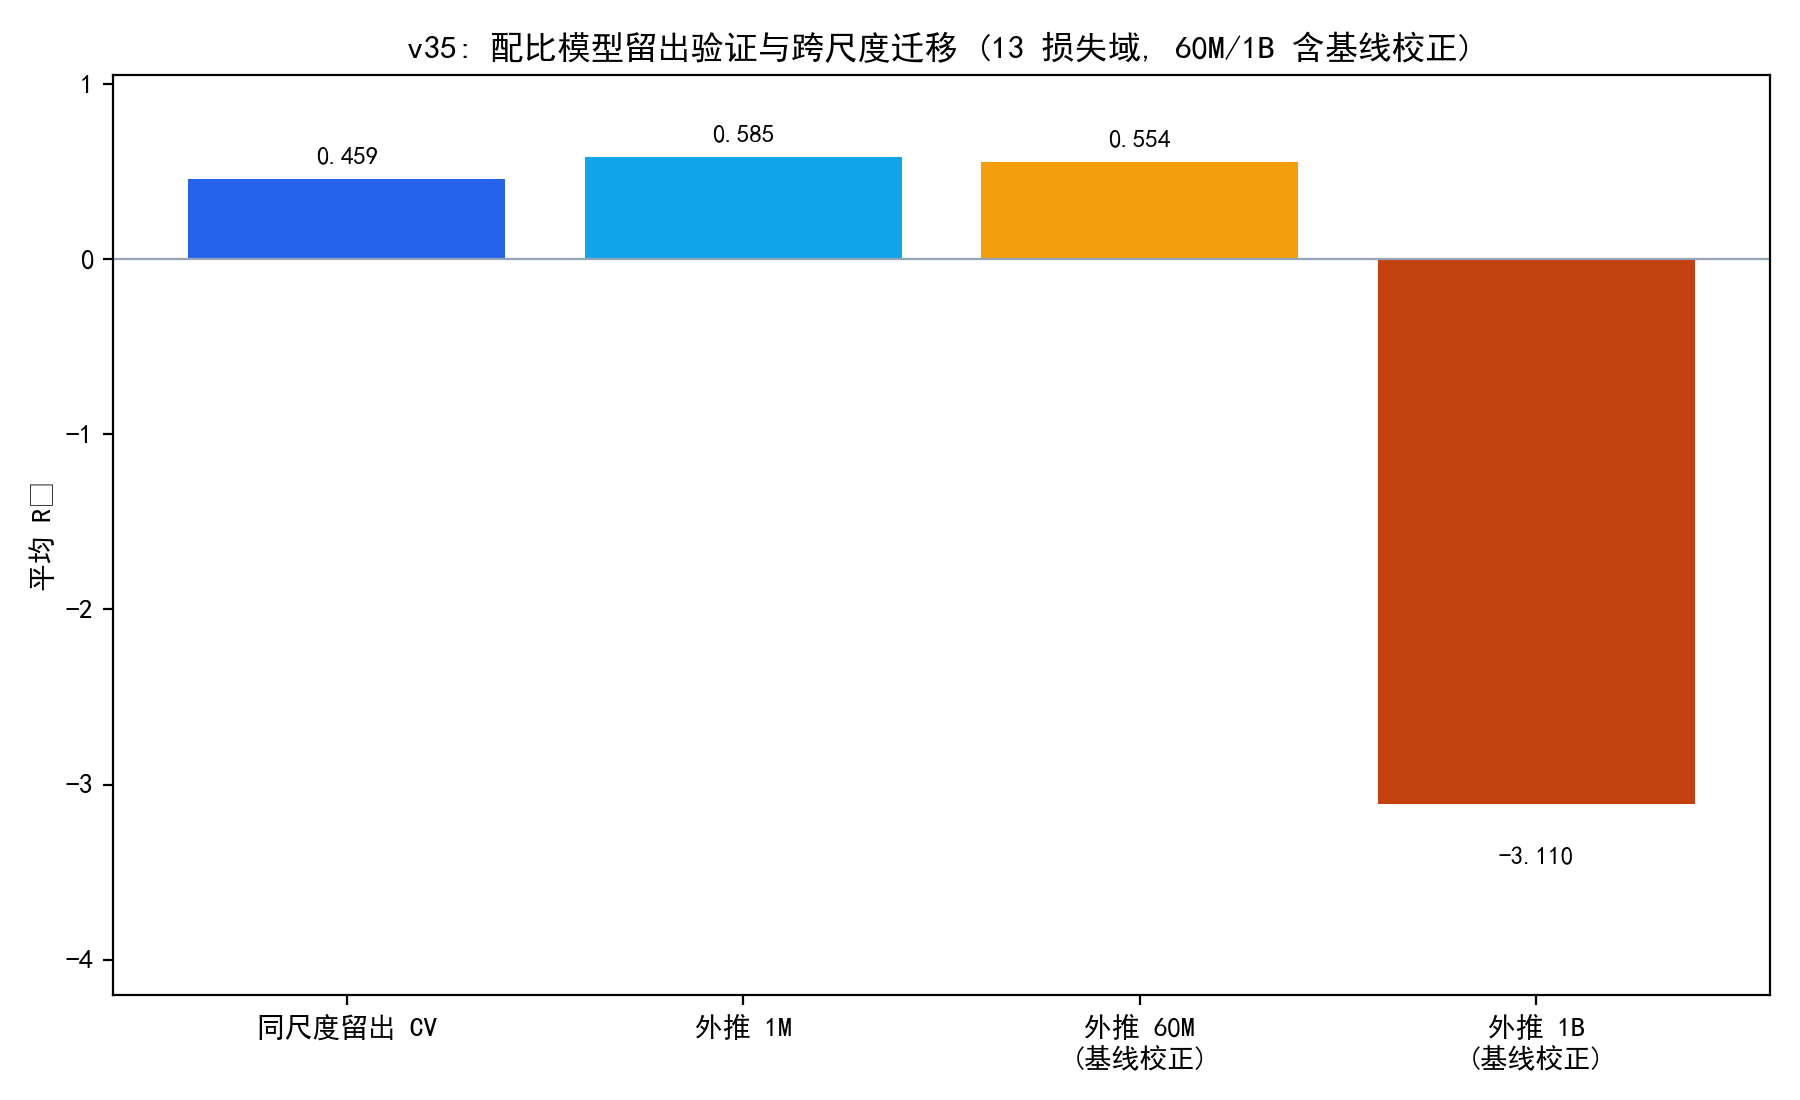

Write the Python code that produced this figure.
# -*- coding: utf-8 -*-
"""
v35 实验: 配比模型的留出验证与跨尺度迁移损失
对 1M 配比--损失数据 (512 行, 13 损失域) 做:
1) 逐损失域 5 折留出 CV (同尺度泛化能力, 严格检验非过拟合);
2) 全量训练后外推 test 1M/60M/1B 的跨尺度 R2 (迁移损失量化);
3) 对比: 同尺度留出 R2 vs 跨尺度 R2 的差距 = "迁移代价".
输出: experiments/v35_p1_mix_cv.csv/.json/.png
"""
import os, sys, json
import numpy as np
import pandas as pd
sys.path.insert(0, os.path.join(os.path.dirname(__file__), "..", "code"))
from sklearn.linear_model import Ridge
from p1_mixture import prepare, fit_eval, load_pair, RIDGE_ALPHA
from common import A, BASE, MIX_DOMAINS, LOSS_DOMAINS, mixture_cols, loss_cols

EX = os.path.join(os.path.dirname(__file__))
os.makedirs(EX, exist_ok=True)

import matplotlib
matplotlib.use("Agg")
import matplotlib.pyplot as plt
import matplotlib.font_manager as fm
for _f in ("SimHei.ttf", "simsun.ttf"):
    _p = os.path.join(BASE, _f)
    if os.path.exists(_p):
        fm.fontManager.addfont(_p)
plt.rcParams["font.sans-serif"] = ["SimHei"]
plt.rcParams["axes.unicode_minus"] = False


def main():
    tr = load_pair("train_mixture_1m.csv", "train_pile_loss_1m.csv")
    Xtr = tr[mixture_cols("train_the_pile")].to_numpy(dtype=float)
    Ytr = tr[loss_cols()].to_numpy(dtype=float)
    rng = np.random.default_rng(11)
    K = 5
    idx = rng.permutation(len(Xtr))
    folds = np.array_split(idx, K)
    cv_r2 = np.zeros((len(loss_cols()), K))
    for k in range(K):
        te = np.concatenate([folds[j] for j in range(K) if j != k])
        tr_ = folds[k]
        for j, lc in enumerate(loss_cols()):
            r = Ridge(alpha=RIDGE_ALPHA).fit(Xtr[tr_], Ytr[tr_, j])
            yp = r.predict(Xtr[te])
            yt = Ytr[te, j]
            cv_r2[j, k] = 1 - np.sum((yt - yp) ** 2) / np.sum((yt - yt.mean()) ** 2)
    cv_mean = cv_r2.mean(axis=1)

    # 跨尺度外推 (全量 1M 训练)
    yhat_tr = np.column_stack([Ridge(alpha=RIDGE_ALPHA).fit(Xtr, Ytr[:, j]).predict(Xtr)
                               for j in range(len(loss_cols()))])
    ref = {"1M_train": (Xtr, Ytr)}
    for name in ["1M", "60M", "1B"]:
        te = load_pair(f"test_mixture_{name}.csv", f"test_pile_loss_{name}.csv")
        ref[name] = (te[mixture_cols("train_the_pile")].to_numpy(dtype=float),
                     te[loss_cols()].to_numpy(dtype=float))

    rows = []
    for j, lc in enumerate(loss_cols()):
        row = {"loss_domain": lc, "cv_r2": float(cv_mean[j])}
        for name, (X, Y) in ref.items():
            if name == "1M_train":
                yp = yhat_tr[:, j]
            else:
                yp = Ridge(alpha=RIDGE_ALPHA).fit(Xtr, Ytr[:, j]).predict(X)
                # 尺度基线校正 (主链路 scale_correct 口径): 平移训练/目标尺度均值差
                yp = yp + (Y[:, j].mean() - Ytr[:, j].mean())
            yt = Y[:, j]
            row[f"r2_{name}"] = float(1 - np.sum((yt - yp) ** 2) / np.sum((yt - yt.mean()) ** 2))
        # 同时记录未校正的跨尺度 R2 (诚实对照)
        for name in ["60M", "1B"]:
            X, Y = ref[name]
            yp = Ridge(alpha=RIDGE_ALPHA).fit(Xtr, Ytr[:, j]).predict(X)
            yt = Y[:, j]
            row[f"r2_{name}_raw"] = float(1 - np.sum((yt - yp) ** 2) / np.sum((yt - yt.mean()) ** 2))
        rows.append(row)
    rdf = pd.DataFrame(rows)
    rdf.to_csv(os.path.join(EX, "v35_p1_mix_cv.csv"), index=False, encoding="utf-8-sig")
    print("CV R2 (同尺度留出) 均值: %.3f | 域范围: %.3f-%.3f" %
          (rdf["cv_r2"].mean(), rdf["cv_r2"].min(), rdf["cv_r2"].max()))
    for name in ["1M_train", "1M", "60M", "1B"]:
        print(f"R2_{name} 均值: {rdf['r2_' + name].mean():.3f}")

    fig, ax = plt.subplots(figsize=(9, 5.5))
    means = [rdf["cv_r2"].mean(), rdf["r2_1M"].mean(), rdf["r2_60M"].mean(), rdf["r2_1B"].mean()]
    labs = ["同尺度留出 CV", "外推 1M", "外推 60M\n(基线校正)", "外推 1B\n(基线校正)"]
    bars = ax.bar(labs, means, color=["#2563EB", "#0EA5E9", "#F59E0B", "#C2410C"])
    for b, v in zip(bars, means):
        ax.text(b.get_x() + b.get_width() / 2, v + (0.08 if v >= 0 else -0.35),
                f"{v:.3f}", ha="center", fontsize=9)
    ax.axhline(0, color="#94A3B8", lw=0.8)
    ax.set_ylim(-4.2, 1.05); ax.set_ylabel("平均 R²")
    ax.set_title("v35: 配比模型留出验证与跨尺度迁移 (13 损失域, 60M/1B 含基线校正)")
    fig.tight_layout(); fig.savefig(os.path.join(EX, "v35_p1_mix_cv.png"), dpi=200)
    plt.close(fig)

    with open(os.path.join(EX, "v35_p1_mix_cv.json"), "w", encoding="utf-8") as f:
        json.dump({"rows": rows}, f, ensure_ascii=False, indent=2)
    print("\ndone v35")


if __name__ == "__main__":
    main()
